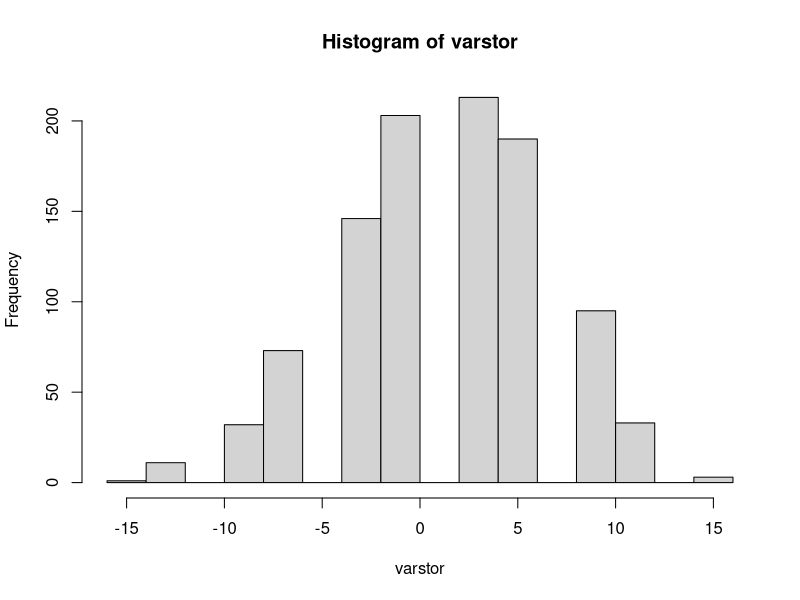

Write the R code that produced this figure.
## ---- chunk 1
knitr::opts_chunk$set(echo = TRUE)
## ---- chunk 2
require(tidyverse)

## ---- chunk 3
days=1:365
count=15
repeatn=1000
varstor=numeric()
for (j in 1:repeatn){
brownlow = 0
for (i in 1:count) {
  sam=sample(days,size=30,replace = T)
  y=duplicated(sam)
  if (sum(y)>0) brownlow=brownlow+1
  else brownlow = brownlow - 2
}
varstor[j]=brownlow
}
hist(varstor)
var(varstor)
print(mean(varstor))
print(paste('average return = ', mean(varstor)))

## ---- chunk 4
vsorted = sort(varstor)
print(vsorted[50])
print(vsorted[950])
